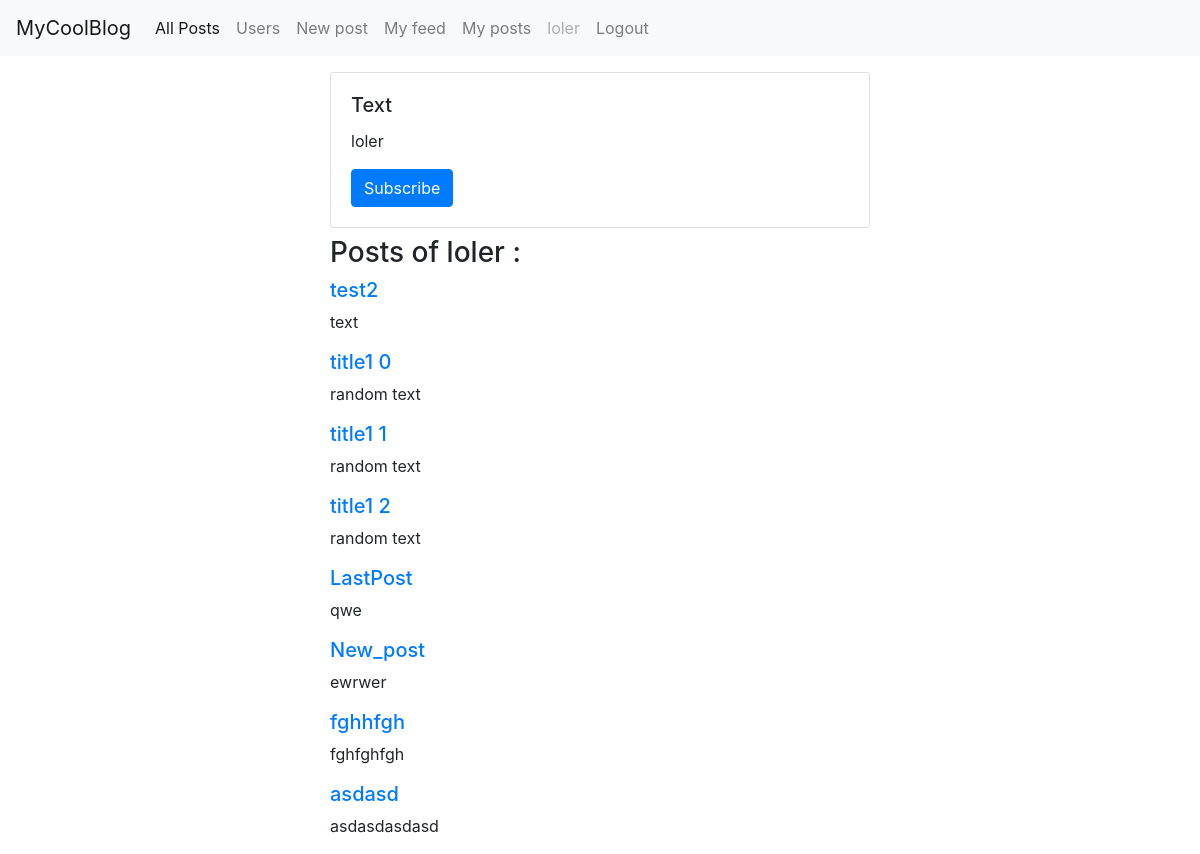
/profiles/1 (signed in), run on the app's committed database.
### accounts/models.py (models this page shows)
class Account(models.Model):
    user = models.OneToOneField(User,
                             on_delete=models.CASCADE,
                             related_name = 'account')
    folowers = models.ManyToManyField("self",
                                      related_name='readers',
                                      symmetrical=False,
                                      blank=True)
    def __str__(self):
        return self.user.username

### posts/models.py (models this page shows, shortened)
class Post(models.Model):
    title = models.CharField(max_length=50)
    text = models.CharField(max_length=255)
    created = models.DateTimeField(auto_now_add=True)
    author = models.ForeignKey(Account,
                                on_delete=models.CASCADE)
    readed_by = models.ManyToManyField(Account,
                                related_name='readed_posts',
                                blank = True)

### accounts/views.py (the view)
# urls.py: path('<int:pk>', AccountDetailView.as_view(), name='profile'),
class AccountDetailView(LoginRequiredMixin, DetailView):
    model = Account

### templates/accounts/account_detail.html
{% extends "../main.html" %}
{% block content %}
    <div class="card mb-2">
        <div class="card-body">
            <h5 class="card-title">Text</h5>
            <p class="card-text">{{account}}</p>
        {% if user.account not in account.readers.all %}
            <a href="{% url 'follow' account.pk %}" class="btn btn-primary">Subscribe</a>
        {% else %}
            <a href="{% url 'dis_follow' account.pk %}" class="btn btn-primary">Unsubsribe</a>
        {% endif %}
  </div>
</div>
<h3>Posts of {{account}} : </h3>
{% for post in account.post_set.all %}
    <h5><a href="{%url 'post_detail' post.pk%}">
    {{post.title}}
    </a></h5>
    <p class="text"> {{post.text}}</p>
{% endfor %}
{% endblock content %}

### templates/main.html (shortened to what this page needs)
 <!doctype html>
<html lang="en">
  <head>
    <link rel="stylesheet" href="https://stackpath.bootstrapcdn.com/bootstrap/4.3.1/css/bootstrap.min.css">
  </head>
  <body>
  <nav class="navbar navbar-expand-lg mb-3 navbar-light bg-light">
  <a class="navbar-brand" href="#">MyCoolBlog</a>
  <div class="collapse navbar-collapse" id="navbarSupportedContent">
    <ul class="navbar-nav mr-auto">
      <li class="nav-item active">
        <a class="nav-link" href="{%url 'posts'%}"> All Posts<span class="sr-only">(current)</span></a>
      </li>
      <li class="nav-item">
        <a class="nav-link" href="{% url 'profiles'%}">Users</a>
      </li>
      <li class="nav-item">
        <a class="nav-link" href="{% url 'post_create'%}">New post</a>
      </li>
      <li class="nav-item">
        <a class="nav-link" href="{%url 'post_for_user' user.account.pk%}">My feed</a>
      </li>
      <li class="nav-item">
        <a class="nav-link" href="{%url 'post_by_user' user.account.pk%}">My posts</a>
      </li>
      {% if user.is_authenticated %}
        <li class="nav-item">
        <a class="nav-link disabled" href="#" tabindex="-1" aria-disabled="true">{{user.username}}</a>
      </li>
      <li class="nav-item">
        <a class="nav-link" href="{% url 'logout'%}">Logout</a>
      </li>
      {% endif %}
    </ul>
  </div>
</nav>
  <div class="container">
      <div class="row">
          <div class="col-6 offset-3">
            {% block content %}
            {% endblock content %}
          </div>
      </div>
  </div>
  </body>
</html>

### data on the page
Account: user.username "loler"
Post: title "test2", text "text"
Post: title "title1 0", text "random text"
Post: title "title1 1", text "random text"
Post: title "title1 2", text "random text"
Post: title "LastPost", text "qwe"
Post: title "New_post", text "ewrwer"
Post: title "fghhfgh", text "fghfghfgh"
Post: title "asdasd", text "asdasdasdasd"

### other printed values
{{ user.username }} "loler"
